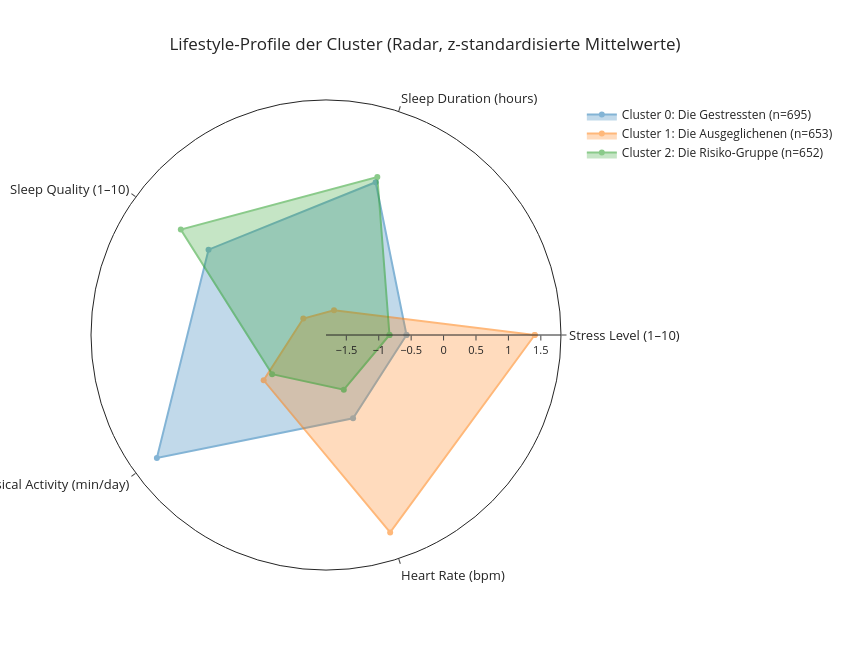

The cell this chart's notebook holds for it:
### Markdown cell above
### 5.7 Clusterprofile (Radar Charts)
Radar Charts sind ideal, um Muster über mehrere Dimensionen gleichzeitig zu vergleichen.  
Multivariate Profile können pro Cluster kompakt dargestellt werden.

### Code cell
# Kernvariablen (übersichtlich)
radar_features = [
    "stress",
    "sleepDuration",
    "sleepQuality",
    "activity",
    "heartRate",
]

cluster_labels = {
    0: "Cluster 0: Die Gestressten",
    1: "Cluster 1: Die Ausgeglichenen",
    2: "Cluster 2: Die Risiko-Gruppe",
    3: "Cluster 3: Die aktiven Langschläfer"
}

cluster_means = df_cluster.groupby("cluster")[radar_features].mean()
cluster_sizes = df_cluster["cluster"].value_counts().sort_index()

# Cluster nach Größe sortieren
cluster_order = cluster_sizes.sort_values(ascending=False).index.tolist()
cluster_means = cluster_means.loc[cluster_order]
sorted_clusters = sorted(cluster_order)

# Standardisieren über Cluster hinweg (vergleichbare Skala)
sc = StandardScaler()
radar_z = pd.DataFrame(
    sc.fit_transform(cluster_means),
    columns=radar_features,
    index=cluster_means.index
)

DEFAULT_CLUSTER_COLORS = [
    "#1f77b4", "#ff7f0e", "#2ca02c",
    "#d62728", "#9467bd", "#8c564b"
]
COLOR_MAP_CLUSTER = {c: DEFAULT_CLUSTER_COLORS[i % len(DEFAULT_CLUSTER_COLORS)]
                     for i, c in enumerate(cluster_order)}

categories = [labels.get(c, c) for c in radar_features]
categories_closed = categories + [categories[0]]

r_min = float(np.nanmin(radar_z.values))
r_max = float(np.nanmax(radar_z.values))
pad = 0.4
r_range = [r_min - pad, r_max + pad]

fig = go.Figure()

for c in sorted_clusters:
    vals = radar_z.loc[c].tolist()
    vals_closed = vals + [vals[0]]
    name = f"{cluster_labels[c]} (n={cluster_sizes.loc[c]})"

    fig.add_trace(go.Scatterpolar(
        r=vals_closed,
        theta=categories_closed,
        fill="toself",
        name=name,
        line=dict(color=COLOR_MAP_CLUSTER[c], width=2),
        opacity=0.55
    ))

fig.update_layout(
    template="simple_white",
    title="Lifestyle-Profile der Cluster (Radar, z-standardisierte Mittelwerte)",
    title_x=0.5,
    width=850,
    height=650,
    legend_title_text="",
    polar=dict(
        radialaxis=dict(visible=True, range=r_range, tickfont=dict(size=11)),
        angularaxis=dict(tickfont=dict(size=13))
    )
)

fig.show()

### Figure 1 — Plotly figure (JSON) as saved in the notebook; plotly's stock layout.template omitted (floating-point values rounded to 4 significant figures)
{"data": [{"fill": "toself", "line": {"color": "#1f77b4", "width": 2}, "name": "Cluster 0: Die Gestressten (n=695)", "opacity": 0.55, "r": [-0.5716, 0.664, 0.426, 1.411, -0.4631, -0.5716], "theta": ["Stress Level (1–10)", "Sleep Duration (hours)", "Sleep Quality (1–10)", "Physical Activity (min/day)", "Heart Rate (bpm)", "Stress Level (1–10)"], "type": "scatterpolar"}, {"fill": "toself", "line": {"color": "#ff7f0e", "width": 2}, "name": "Cluster 1: Die Ausgeglichenen (n=653)", "opacity": 0.55, "r": [1.406, -1.413, -1.381, -0.6249, 1.389, 1.406], "theta": ["Stress Level (1–10)", "Sleep Duration (hours)", "Sleep Quality (1–10)", "Physical Activity (min/day)", "Heart Rate (bpm)", "Stress Level (1–10)"], "type": "scatterpolar"}, {"fill": "toself", "line": {"color": "#2ca02c", "width": 2}, "name": "Cluster 2: Die Risiko-Gruppe (n=652)", "opacity": 0.55, "r": [-0.8345, 0.7493, 0.9548, -0.7863, -0.9257, -0.8345], "theta": ["Stress Level (1–10)", "Sleep Duration (hours)", "Sleep Quality (1–10)", "Physical Activity (min/day)", "Heart Rate (bpm)", "Stress Level (1–10)"], "type": "scatterpolar"}], "layout": {"height": 650, "legend": {"title": {"text": ""}}, "polar": {"angularaxis": {"tickfont": {"size": 13}}, "radialaxis": {"range": [-1.813, 1.811], "tickfont": {"size": 11}, "visible": true}}, "title": {"text": "Lifestyle-Profile der Cluster (Radar, z-standardisierte Mittelwerte)", "x": 0.5}, "width": 850}}
